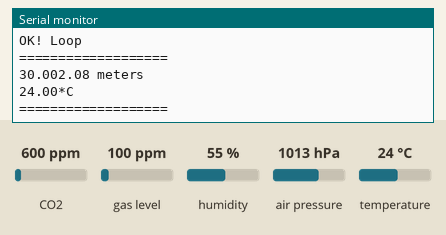
The sketch below on a simulated Arduino Uno, built with avr-gcc and run on an emulated ATmega328P. On the bench: the last lines printed to the serial monitor. Inputs (shaded band) come from the test bench; at power-on: CO2 600 ppm, gas level 100 ppm, humidity 55 %, air pressure 1013 hPa, temperature 24 °C.

Above: at 1.2 s.
1.3 s: CO2 set to 983 ppm
At 2.2 s:
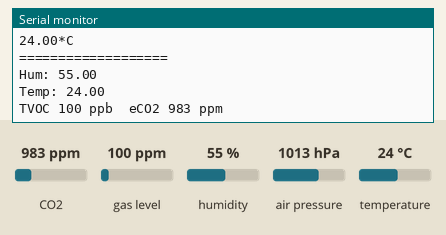
4.3 s: CO2 set to 1030 ppm
At 4.9 s:
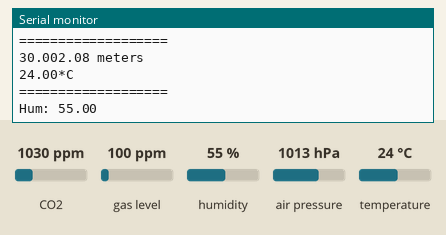
Timing chart, 0 to 7.3 s (numbered marks = the images above; inputs shaded):
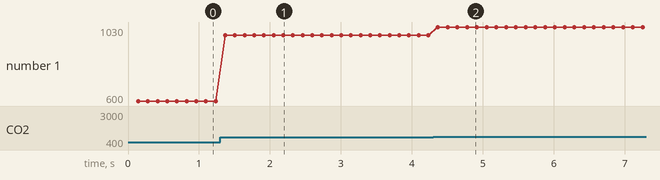

Measured:
- the behaviour switches between 999 and 1000 ppm on CO2 (found by bisection; images 1 and 2)
- after the input at 1.3 s, the serial monitor: prints a new line after 0.07 s (image 1)
- after the input at 4.3 s, the serial monitor: prints a new line after 0.07 s (image 2)
- plotted number 1: 600 → 983 after the input at 1.3 s, 983 → 1030 after the input at 4.3 s

The sketch:

ECAT_Three_I2C_Slaves_working.ino
```cpp
// Including all sensor libraries along with libraries for I2C

#include <Wire.h>
#include <Adafruit_MPL3115A2.h>
#include <Adafruit_AM2315.h>
#include "Adafruit_SGP30.h"


// Initializing all sensor variables

Adafruit_MPL3115A2 baro = Adafruit_MPL3115A2();

Adafruit_AM2315 am2315;

Adafruit_SGP30 sgp;

uint32_t getAbsoluteHumidity(float temperature, float humidity) {
    // approximation formula from Sensirion SGP30 Driver Integration chapter 3.15
    const float absoluteHumidity = 216.7f * ((humidity / 100.0f) * 6.112f * exp((17.62f * temperature) / (243.12f + temperature)) / (273.15f + temperature)); // [g/m^3]
    const uint32_t absoluteHumidityScaled = static_cast<uint32_t>(1000.0f * absoluteHumidity); // [mg/m^3]
    return absoluteHumidityScaled;
}


void setup() {

  // Starting Serial
  Serial.begin(9600);
    Serial.println("OK!");

  // Starting all sensors
  if (! baro.begin()) {
    Serial.println("Couldnt find sensor");
    return;
  }

  if (! am2315.begin()) {
     Serial.println("Sensor not found, check wiring & pullups!");
     while (1);
  }

  if (! sgp.begin()){
    Serial.println("Sensor not found :(");
    while (1);
  }
  Serial.print("Found SGP30 serial #");
  Serial.print(sgp.serialnumber[0], HEX);
  Serial.print(sgp.serialnumber[1], HEX);
  Serial.println(sgp.serialnumber[2], HEX);


}

int counter = 0;
void loop() {
    Serial.println("OK! Loop");

  // Code for MPL3115A2 Sensor ////////////////////////////////////////////////

  Serial.println("===================");

  float pascals = baro.getPressure();
  // Our weather page presents pressure in Inches (Hg)
  // Use http://www.onlineconversion.com/pressure.htm for other units
  Serial.print(pascals/3377);
  //Serial.println(" Inches (Hg)");


  float altm = baro.getAltitude();
  Serial.print(altm);
  Serial.println(" meters");


  float tempC = baro.getTemperature();
  Serial.print(tempC);
  Serial.println("*C");


  //delay(500);

  // Code for AM2315 Sensor ///////////////////////////////////////////////////

  Serial.println("===================");

  Serial.print("Hum: ");
  Serial.println(am2315.readHumidity());

  Serial.print("Temp: ");
  Serial.println(am2315.readTemperature());


  //delay(500);

  if (! sgp.IAQmeasure()) {
    Serial.println("Measurement failed");
    return;
  }
  Serial.print("TVOC "); Serial.print(sgp.TVOC); Serial.print(" ppb\t");
  Serial.print("eCO2 "); Serial.print(sgp.eCO2); Serial.println(" ppm");


  delay(50);

}
```
